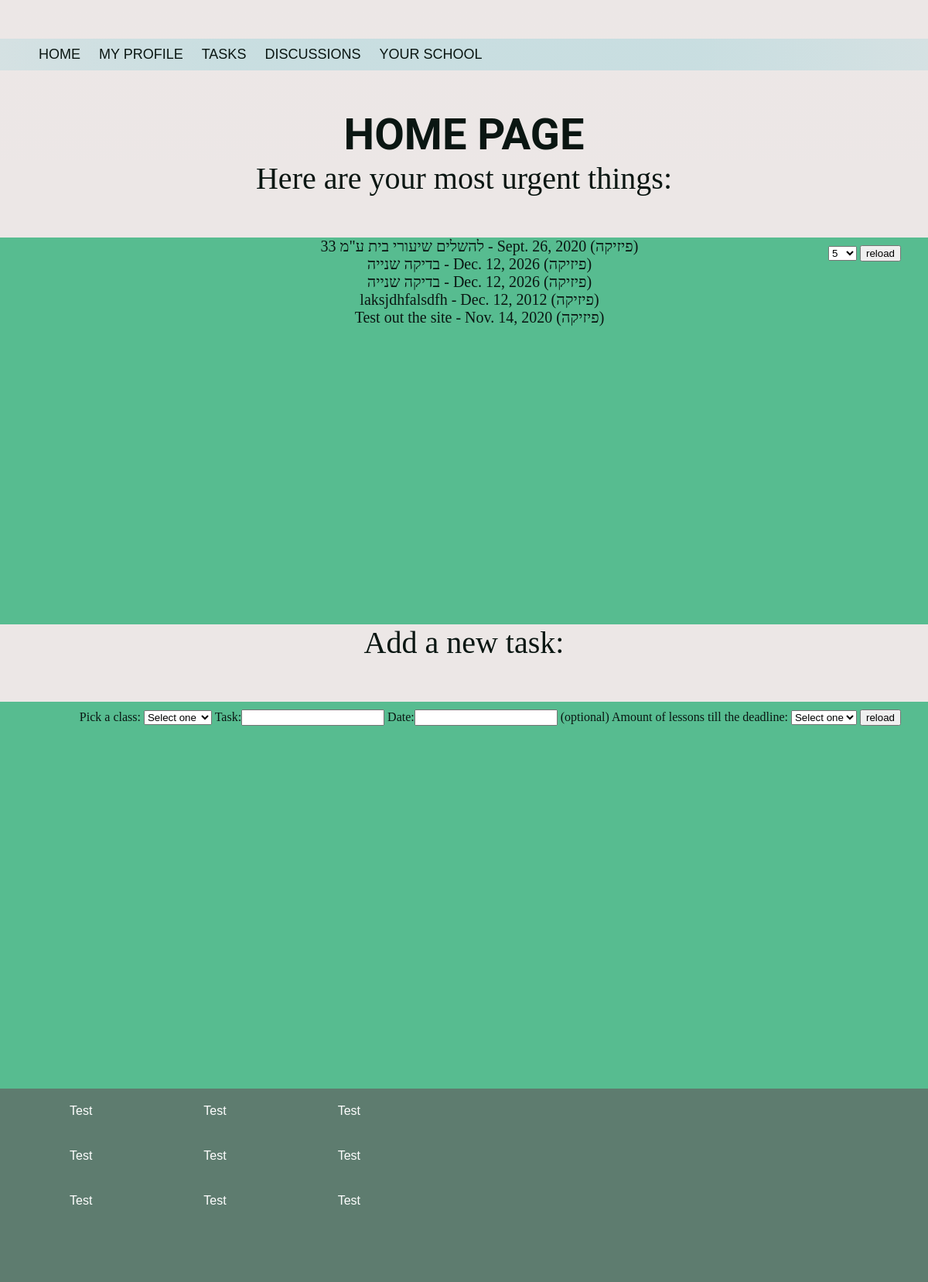
The page / (signed in) on the database its author committed.
### schedules/models.py (models this page shows, shortened)
class Task(models.Model):
    task = models.TextField(name="task", default="none")
    schedule_class = models.ManyToManyField(ScheduleClass, name="schedule_class")
    date = models.DateField(name="date", default=now())
    school = models.ManyToManyField(School, name="school")

class ScheduleClass(models.Model):
    name = models.CharField(default="none", max_length=800)
    _id = models.IntegerField(default=0)
    homeRoom = models.BooleanField()

### schedules/views.py (the view)
# urls.py: 2. Add a URL to urlpatterns:  path('', views.home, name='home')
def home(request):
    user = request.user
    if user.is_authenticated:
        context = {
        'range3_10': range(3, 11),
        'range1_10': range(1, 11),
        'tasks': Task.objects.filter(schedule_class__in=user.classes.all()),
        'lim': 6,
        'classes': user.classes.all(),
        'user': user,
        'form': None,
        }
        if request.GET.get('menuTaskNum'):
            context['lim'] = int(request.GET.get('menuTaskNum')) + 1
        if request.method == 'POST':
            form = NewTaskForm(request.POST)
            if form.is_valid() and request.POST.get('schedClass'):
                data = form.cleaned_data
                schedClass = int(request.POST.get('schedClass'))
                sched_class = ScheduleClass.objects.filter(id=schedClass)[0]
                date = data["date"]
                if request.POST.get('numTillClass') != 'Select one':
                    num_days = 0
                    num_till_class = int(request.POST.get('numTillClass'))
                    sched = user.schedule.first()
                    days = [
                        sched.day2.all().filter(id=sched_class.id),
                        sched.day3.all().filter(id=sched_class.id),
                        sched.day4.all().filter(id=sched_class.id),
                        sched.day5.all().filter(id=sched_class.id),
                        sched.day6.all().filter(id=sched_class.id),
                        None,
                        sched.day1.all().filter(id=sched_class.id)
                    ]
                    i =  now().weekday()
                    while(num_till_class >= 0):
                        temp_test = days[i % 7]
                        if temp_test:
                            num_till_class -= 1
                        num_days += 1
                        i += 1
                    date = now() + timedelta(days=num_days)
                    print(date.weekday())
                task = Task(
                task=data["task"], date=date,
                )
                task.save()
                task.school.add(School.objects.first())
                task.schedule_class.add(sched_class)
        else:
            form = NewTaskForm()
        context["form"] = form
    else:
        return HttpResponseRedirect('/signUp')
    return render(request, 'schedules/home.html', context)

### schedules/forms.py
class NewTaskForm(forms.Form):
    task = forms.CharField(max_length=800)
    date = forms.DateField(input_formats=['%d/%m/%Y'], required=False)

### schedules/templates/schedules/home.html (shortened to what this page needs)
{% load static %}
<!DOCTYPE html>
<html lang="en">
{% block head %}
<head>
    <link rel="stylesheet" href="{% static 'schedules/styling.css' %}"/>
    <link rel="stylesheet" href="https://cdnjs.cloudflare.com/ajax/libs/jquery-datetimepicker/2.5.20/jquery.datetimepicker.min.css" />
</head>
{% endblock %}
<body>
    <nav>
        <ul>
            <li><a href="http://127.0.0.1:8000/">HOME</a></li>
            {% if user.is_authenticated %}
            <li><a href="http://127.0.0.1:8000/mainProfile/">MY PROFILE</a></li>
            <li><a href="http://127.0.0.1:8000/tasks/">TASKS</a></li>
            {% else %}
            <li><a href="http://127.0.0.1:8000/mainProfile/">SIGN UP</a></li>
            {% endif %}
            <li><a href="#">DISCUSSIONS</a></li>
            <li><a href="http://127.0.0.1:8000/yourSchool">YOUR SCHOOL</a></li>
        </ul>
    </nav>
{% block body %}
    <h1>HOME PAGE</h1>
    <div class="content2" style="font-size: 40px; text-align: center;">
        Here are your most urgent things:
    </div>
{% endblock %}
    <div class="content1">
        {% block form1 %}
        <div class="formCont">
        <form action="">
            <select id="menuTaskNum" name="menuTaskNum" >
                {% for i in range3_10 %}
                    {% if i == lim|add:"-1" %}
                        <option selected="selected" value="{{ i }}">{{ i }}</option>
                    {% else %}
                        <option value="{{ i }}">{{ i }}</option>
                    {% endif %}
                {% endfor %}
            </select>
        <input type="submit" value="reload">
        </form>
        </div>
    {% endblock %}
        <ul class="tasksList">
        {% for item in tasks %}
            {% if forloop.counter < lim %}
                {% with itemClass=item.schedule_class.all|first %}
            <li>{{ item.task }} - {{ item.date }} ({{ itemClass.name }})</li>
                {% endwith %}
            {%  endif %}
            {% endfor %}
        </ul>
    </div>
    <div class="content2" style="font-size: 40px; text-align: center;">
        Add a new task:
    </div>
    <div class="content1" >
        {% block form2 %}
        <div class="formCont">
        <form method="post" action="">
            <label>Pick a class:</label>
            <select id="schedClass" name="schedClass" >
                        <option disabled="disabled" selected="selected" value="disabled_option">Select one</option>
            </select>
            {{ form }}
            <label>(optional) Amount of lessons till the deadline:</label>
            <select id="numTillClass" name="numTillClass" >
                <option disabled="disabled" selected="selected" value="disabled_option">Select one</option>
            </select>
            <input type="submit" value="reload">
        </form>
        </div>
        {% endblock %}
    </div>
    <div id="footer">
        <ul>
            <li>Test</li>
            <li>Test</li>
            <li>Test</li>
        </ul>
        <ul>
            <li>Test</li>
            <li>Test</li>
            <li>Test</li>
        </ul>
        <ul>
            <li>Test</li>
            <li>Test</li>
            <li>Test</li>
        </ul>
    </div>
</body>
</html>

### schedules/static/schedules/styling.css (style rules this page uses)
* { margin: 0; }
body { background: linear-gradient(#ece7e6, #eee7e7); color: #0a1612; }
h1 { font-size: 56px; font-family: "Roboto", "Lucida Grande", Verdana, Arial, sans-serif; text-align: center; }
nav { padding: 50px 0; min-width: 500px; }
nav ul { background: linear-gradient(90deg, rgba(119, 201, 212, 0.2) 0%, rgba(119, 201, 212, 0.3) 25%, rgba(119, 201, 212, 0.3) 75%, rgba(119, 201, 212, 0.2) 100%); }
nav ul li { display: inline-block; }
nav ul li a { padding: 10px; font-size: 18px; color: #0a1612; font-family: Arial; text-decoration: none; display:block; }
.content1 { position: relative; padding: 0%; margin: 0%; height: 500px; width: 100%; text-align: center; background-color: #57bc90; }
.tasksList { font-size: 20px; font-family: cursive; list-style-type:none; margin: 0; }
.formCont { position:absolute; right:0; top:0; padding-top: 10px; padding-right: 35px; }
.content2 { min-height: 100px; background-color: #ece7e6; }
#footer { min-height: 250px; background-color: #5e7c6f; }
#footer ul { display: inline-block; }
#footer ul li { padding: 20px 50px; list-style-type: none; font-family: Arial, Helvetica, sans-serif; color: #FFFFFF; }
#footer ul::before { padding-top: 20px; }

### rows shown on the page
Task: task "להשלים שיעורי בית ע\"מ 33", date "Sept. 26, 2020", schedule_class.name "פיזיקה"
Task: task "בדיקה שנייה", date "Dec. 12, 2026", schedule_class.name "פיזיקה"
Task: task "בדיקה שנייה", date "Dec. 12, 2026", schedule_class.name "פיזיקה"
Task: task "laksjdhfalsdfh", date "Dec. 12, 2012", schedule_class.name "פיזיקה"
Task: task "Test out the site", date "Nov. 14, 2020", schedule_class.name "פיזיקה"

### other values the page prints
form field menuTaskNum "5"
